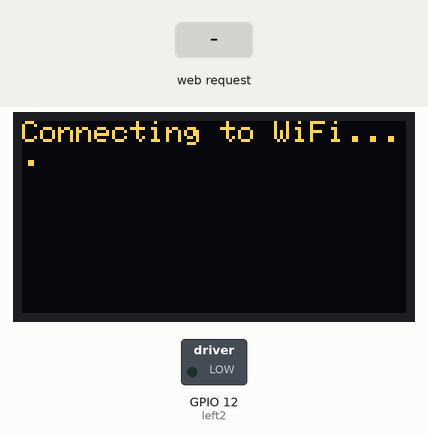
Simulated run of this sketch. Board: ESP32. Parts: 128×64 one-colour display, switched loads named in the sketch (green lamp = pin HIGH). The inputs (shaded band) are chosen by the test bench. The OLED is the two-colour kind (top 16 rows yellow); WiFi joins after 1.5 s; servers stay silent unless stated; pins used as bus, display or sensor lines are not drawn; what the sketch prints to the serial monitor is not drawn.

Above: at 1.1 s.
At 3.3 s:
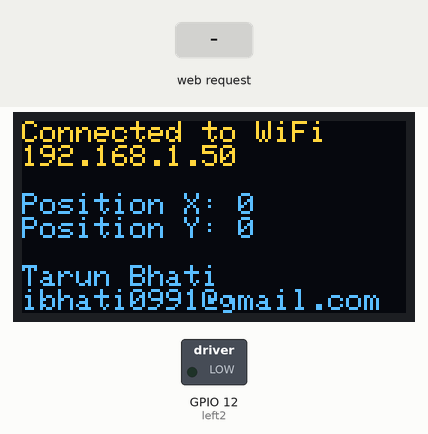
3.4 s: HTTP request GET /?posX=1&posY=1 received
At 4.2 s:
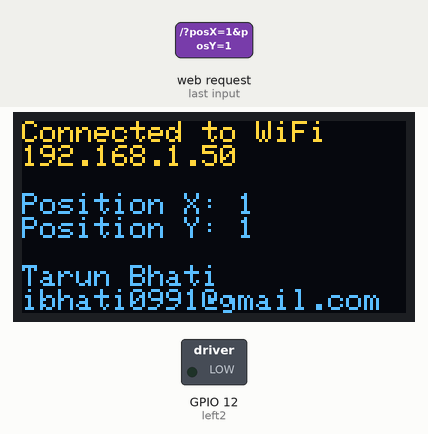
4.9 s: HTTP request GET /?posX=120&posY=120 received
At 6.3 s:
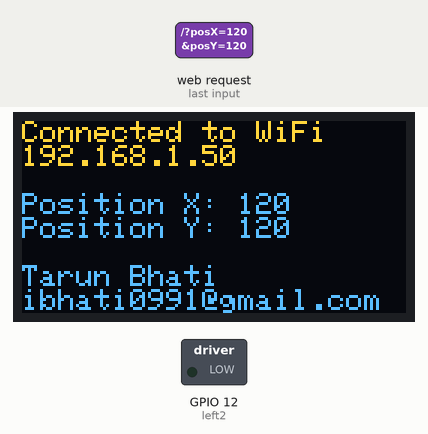
Timing chart, 0 to 7.9 s (numbered marks = the images above; inputs shaded):
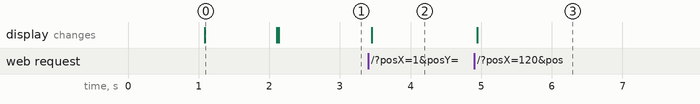

Measured:
- after the input at 3.4 s, the display: changes after 0.05 s (image 2)
- after the input at 4.9 s, the display: changes after 0.05 s (image 3)

The sketch:

ESP32-webserver.ino
```cpp
#include <WiFi.h>
#include <Wire.h>
#include <Adafruit_SSD1306.h>
#include <ESPAsyncWebServer.h>


Adafruit_SSD1306 display(128, 64, &Wire);

const char *ssid = "Tarun-FTTH";
const char *password = "Guh97924";

const char index_html[] PROGMEM = R"rawliteral(
<!DOCTYPE html>
<html lang="en">
  <head>
    <meta charset="UTF-8" />
    <meta http-equiv="X-UA-Compatible" content="IE=edge" />
    <meta name="viewport" content="width=device-width, initial-scale=1.0" />
    <title>Car Controller</title>
  </head>
  <body>
    <style>
      body {
        background: #eee;
      }
      #joystick-container {
        width: 350px;
        height: 350px;
        border-radius: 50%;
        border: 5px solid grey;
        position: absolute;
        top: 50%;
        left: 50%;
        transform: translate(-50%, -50%);
      }

      #joystick {
        width: 250px;
        height: 250px;
        background-color: black;
        border-radius: 50%;
        color: black;
        position: absolute;
        top: 50%;
        left: 50%;
        transform: translate(-50%, -50%);
      }
    </style>
    <div id="joystick-container">
      <div id="joystick"></div>
    </div>
    <h2 style="text-align: center">JOYSTICK</h2>
    <div id="info" style="text-align: center"></div>
    <script>
      const joystickContainer = document.getElementById('joystick-container');
      const joystick = document.getElementById('joystick');
      const info = document.getElementById('info');
      var x = 0;
      var y = 0;

      joystickContainer.addEventListener('touchmove', (event) => {
        event.preventDefault();
        x = event.touches[0].clientX - joystickContainer.offsetLeft + 175;
        y = event.touches[0].clientY - joystickContainer.offsetTop + 175;
       if (x > 115 && x < 235 && y > 115 && y < 235) {
          joystick.style.left = x + 'px';
          joystick.style.top = y + 'px';
          info.innerHTML = `<h3>X:${x} Y:${y}</h3>`;
        }
        info.innerHTML = `<h3>X:${x} Y:${y}</h3>`;

        var xhr = new XMLHttpRequest();
        xhr.open('GET', `/?posX=${x}&posY=${y}`, true);
        xhr.send();
      });

      joystickContainer.addEventListener('touchend', () => {
        joystick.style.left = '50%';
        joystick.style.top = '50%';
        x = 0;
        y = 0;
        info.innerHTML = `<h3>X:${x} Y:${y}</h3>`;
        var xhr = new XMLHttpRequest();
        xhr.open('GET', `/?posX=${x}&posY=${y}`, true);
        xhr.send();
      });

      info.innerHTML = `<h3>X:${x} Y:${y}</h3>`;
    </script>
  </body>
</html>

)")rawliteral";

AsyncWebServer server(80);

#define left1 13
#define left2 12
#define right1 14
#define right2 27

int posX;
int posY;

void setup()
{
  Serial.begin(115200);
  // DC motor driver
  pinMode(left1, OUTPUT);
  pinMode(left2, OUTPUT);
  pinMode(right1, OUTPUT);
  pinMode(right2, OUTPUT);

  display.begin(SSD1306_SWITCHCAPVCC, 0x3C);
  display.clearDisplay();
  display.setTextSize(1);
  display.setTextColor(WHITE);
  display.setCursor(0, 0);
  display.println("Connecting to WiFi...");
  display.display();

  WiFi.begin(ssid, password);

  while (WiFi.status() != WL_CONNECTED)
  {
    delay(1000);
    display.println(".");
    display.display();
  }

  server.on("/", HTTP_GET, [](AsyncWebServerRequest * request)
  {
    if (request->hasParam("posX") && request->hasParam("posY")) {
      posX = request->getParam("posX")->value().toInt();
      posY = request->getParam("posY")->value().toInt();
    }
    request->send_P(200, "text/html", index_html);
  });

  server.begin();
}

void loop()
{
  display.clearDisplay();
  display.setTextSize(1);
  display.setTextColor(WHITE);
  display.setCursor(0, 0);
  display.println("Connected to WiFi");
  display.println(WiFi.localIP());
  display.println("");
  display.println("Position X: " + String(posX));
  display.println("Position Y: " + String(posY));
  //  display.println(posX);
  //  display.println(posY);
  display.println("");
  display.println("Tarun Bhati");
  display.println("ibhati0991@gmail.com");
  display.display();
  // Your server code here
  Serial.println(posX);
  Serial.println(posY);

  if (posY < 130)
  {
    digitalWrite(left1, HIGH);
    digitalWrite(left2, LOW);
    digitalWrite(right1, LOW);
    digitalWrite(right2, HIGH);

  } else if (posY > 215)
  {
    digitalWrite(left1, LOW);
    digitalWrite(left2, HIGH);
    digitalWrite(right1, HIGH);
    digitalWrite(right2, LOW);
  }

  if (posX < 130)
  {
    digitalWrite(left1, HIGH);
    digitalWrite(left2, LOW);
    digitalWrite(right1, HIGH);
    digitalWrite(right2, LOW);
  } else if (posX > 215)
  {
    digitalWrite(left1, LOW);
    digitalWrite(left2, HIGH);
    digitalWrite(right1, LOW);
    digitalWrite(right2, HIGH);
  }

  if (posX == 0 && posY == 0) {
    digitalWrite(left1, LOW);
    digitalWrite(left2, LOW);
    digitalWrite(right1, LOW);
    digitalWrite(right2, LOW);
  }
}
```
